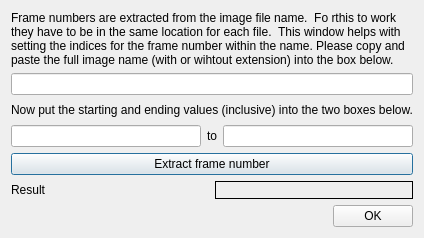
<?xml version="1.0" encoding="UTF-8"?>
<ui version="4.0">
 <class>frameExtractHelpDlg</class>
 <widget class="QDialog" name="frameExtractHelpDlg">
  <property name="geometry">
   <rect>
    <x>0</x>
    <y>0</y>
    <width>400</width>
    <height>238</height>
   </rect>
  </property>
  <property name="windowTitle">
   <string>Help Dialog</string>
  </property>
  <layout class="QVBoxLayout" name="verticalLayout">
   <item>
    <widget class="QLabel" name="label">
     <property name="text">
      <string>Frame numbers are extracted from the image file name.  Fo rthis to work they have to be in the same location for each file.  This window helps with setting the indices for the frame number within the name. Please copy and paste the full image name (with or wihtout extension) into the box below.</string>
     </property>
     <property name="wordWrap">
      <bool>true</bool>
     </property>
    </widget>
   </item>
   <item>
    <widget class="QLineEdit" name="filenameEdit"/>
   </item>
   <item>
    <widget class="QLabel" name="label_2">
     <property name="text">
      <string>Now put the starting and ending values (inclusive) into the two boxes below.</string>
     </property>
    </widget>
   </item>
   <item>
    <layout class="QHBoxLayout" name="horizontalLayout">
     <item>
      <widget class="QLineEdit" name="startInd"/>
     </item>
     <item>
      <widget class="QLabel" name="label_3">
       <property name="text">
        <string>to</string>
       </property>
      </widget>
     </item>
     <item>
      <widget class="QLineEdit" name="endInd"/>
     </item>
    </layout>
   </item>
   <item>
    <widget class="QPushButton" name="extractBtn">
     <property name="text">
      <string>Extract frame number</string>
     </property>
    </widget>
   </item>
   <item>
    <layout class="QHBoxLayout" name="horizontalLayout_2">
     <item>
      <widget class="QLabel" name="label_4">
       <property name="text">
        <string>Result</string>
       </property>
      </widget>
     </item>
     <item>
      <widget class="QLabel" name="resultLabel">
       <property name="frameShape">
        <enum>QFrame::Box</enum>
       </property>
       <property name="text">
        <string/>
       </property>
      </widget>
     </item>
    </layout>
   </item>
   <item>
    <layout class="QHBoxLayout" name="horizontalLayout_3">
     <item>
      <spacer name="horizontalSpacer">
       <property name="orientation">
        <enum>Qt::Horizontal</enum>
       </property>
       <property name="sizeHint" stdset="0">
        <size>
         <width>40</width>
         <height>20</height>
        </size>
       </property>
      </spacer>
     </item>
     <item>
      <widget class="QPushButton" name="okBtn">
       <property name="text">
        <string>OK</string>
       </property>
      </widget>
     </item>
    </layout>
   </item>
  </layout>
 </widget>
 <resources/>
 <connections/>
</ui>
